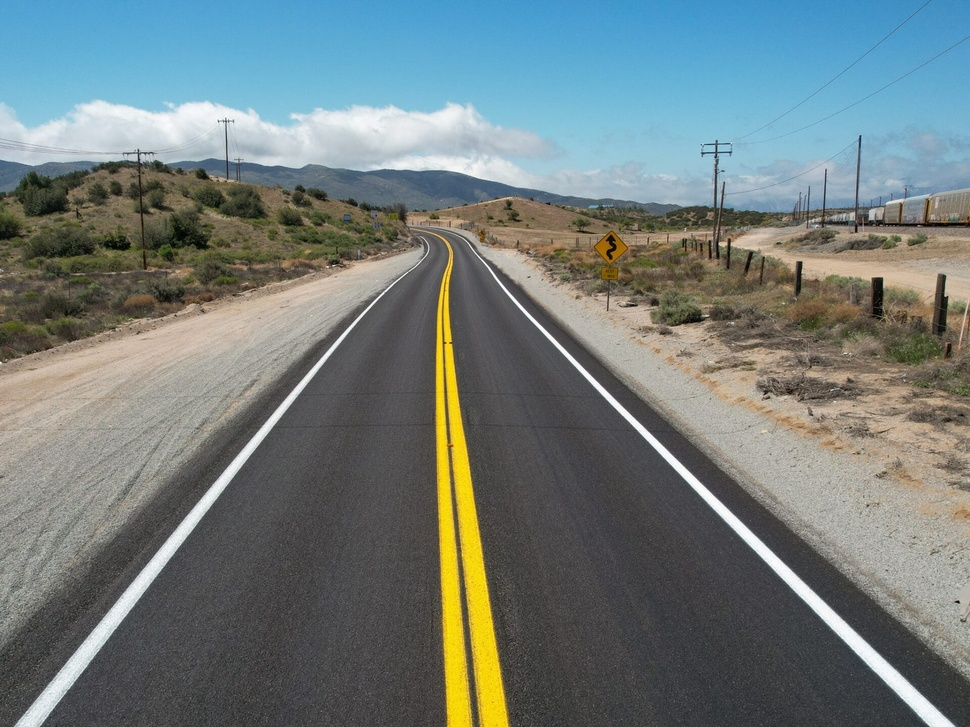
#> input picture 2LANE.JPEG, 970 x 727 px, shrunk from 1920 x 1440 before the run
$ python main.py
#> lines starting #> are read from the running program, lines starting #| are printed output that depends on the picture; after the words box and inside, x2 and y2 are one past the last pixel; in counts of white or black regions, pixels touching at a corner belong together
import numpy as np
import cv2
import matplotlib.pyplot as plt
lane = True
while lane:

    input_image = input('enter the exact image path\n   OR\n(type "off" to close program): ')
#> the answer given: 2LANE.JPEG

    image = cv2.imread(input_image)
#> image is the input picture: shape (727, 970, 3); mean B, G, R 123.4, 124.6, 113.5
    if image is None:
        print('no image')

        if input_image == "off":
            print('program turned off \n thanks ')
            lane = False
        else:
            print('invalid input')


    else:
        print('HI')

        image = cv2.cvtColor(image,cv2.COLOR_BGR2RGB)
        print(image)
#> (printed output is left out)
        plt.imshow(image)
        plt.title('IMAGE LOADED SUCCESSFULLY')
        plt.axis('off')
        plt.show()
        grey_img = cv2.cvtColor(image,cv2.COLOR_RGB2GRAY)
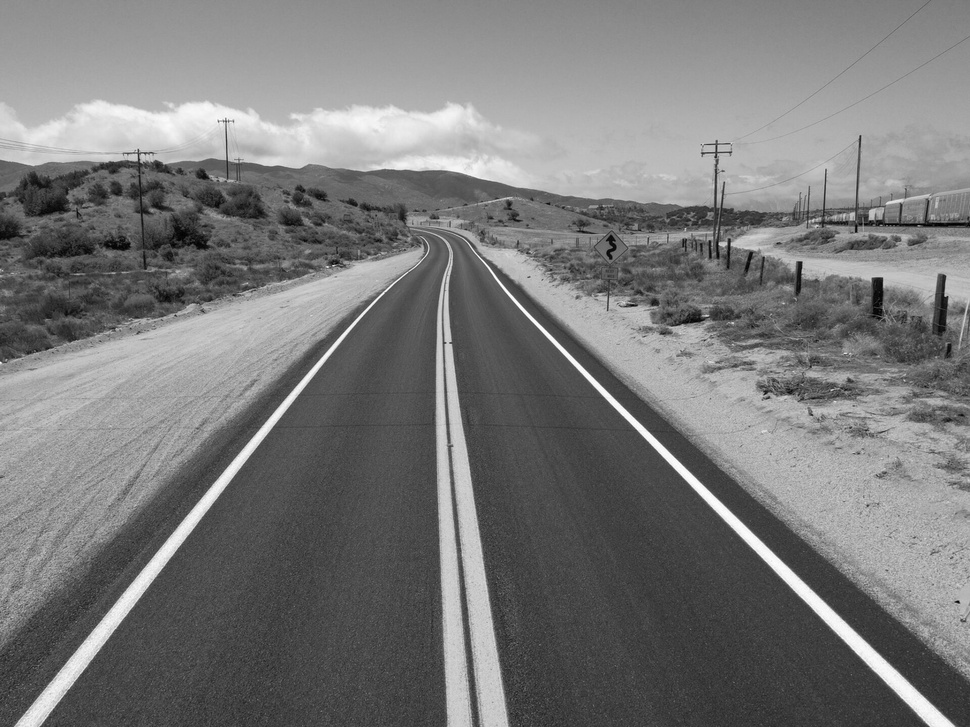
#> grey_img: shape (727, 970); min 0, max 255, mean 121.1
        plt.imshow(grey_img , cmap='gray')
        plt.title('GRAY SCALE img')
        plt.axis('off')
        plt.show()

        edges = cv2.Canny(grey_img, 160, 190)
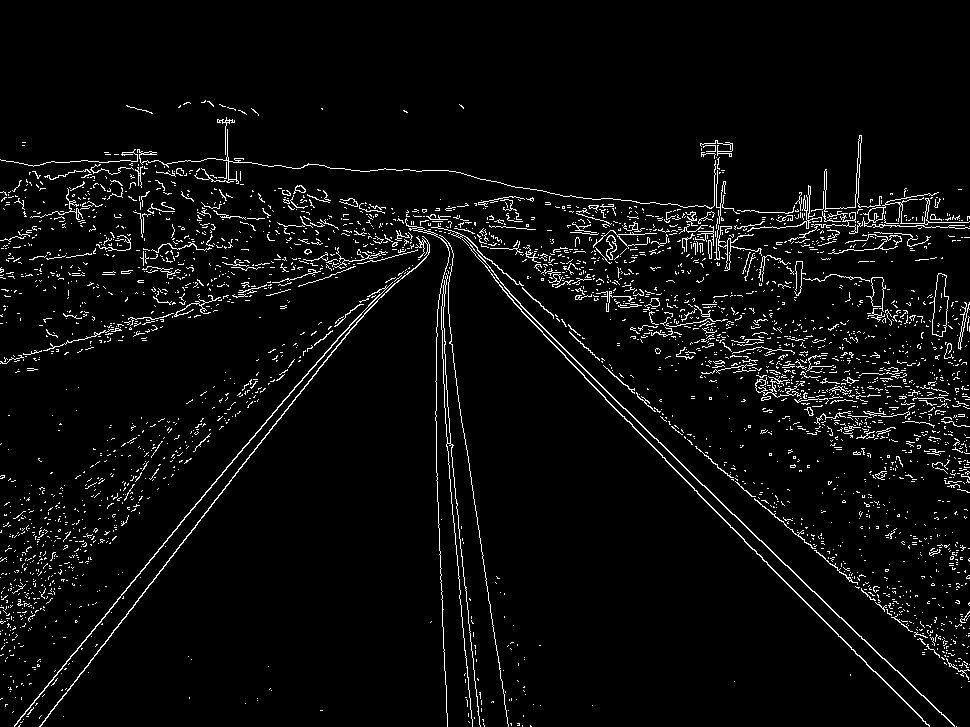
#> edges: shape (727, 970); 4.3% white in thin lines or dots, all inside (x1, y1, x2, y2) = (0, 100, 970, 727)
        plt.imshow(edges,cmap='gray' )
        plt.title('All Detected Edges')
        plt.axis('off')
        plt.show()

        def region_interest(image):
            height = image.shape[0]
#> height = 727
            weidth = image.shape[1]
#> weidth = 970

            traingle = np.array([[(0,height),
                                (weidth,height),
                                (int(weidth*0.7),int(height*0.6)),
                                (int(weidth*0.3),int(height*0.6))]], np.int32)
            mask = np.zeros_like(image)
            cv2.fillPoly(mask,traingle,255)
#> mask: shape (727, 970); 28% white; 1 white region, box (x1, y1, x2, y2) and area: (1, 436, 970, 727) 197589
            masked_image = cv2.bitwise_and(image,mask)
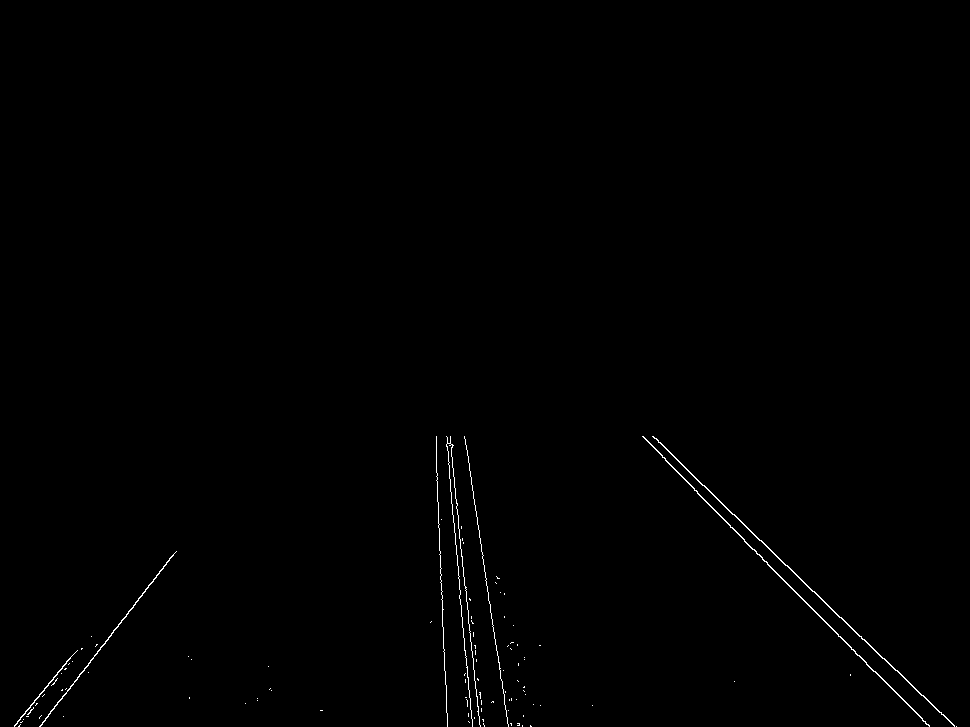
#> masked_image: shape (727, 970); 0.43% white in thin lines or dots, all inside (x1, y1, x2, y2) = (14, 436, 957, 727)
            return masked_image
        roi = region_interest(edges)
        plt.imshow(roi,cmap='gray' )
        plt.title('ROI SELECTED')
        plt.axis('off')
        plt.show()

        lines = cv2.HoughLinesP(roi,1,np.pi/180,70,minLineLength=100,maxLineGap=150)
#> lines = [[694, 490, 929, 725], [656, 438, 954, 726], [450, 441, 480, 726], [39, 726, 176, 551], [652, 436, 882, 658], [446, 436, 471, 718], [436, 436, 446, 712], [469, 470, 504, 697], [662, 457, 767, 562]]

        line_image = np.zeros_like(image)
        if lines is not None:
            for line in lines:
                x1,y1,x2,y2 = line[0]
                cv2.line(line_image,(x1,y1),(x2,y2),(0,255,0),5)
#> this loop made 9 passes

        final_image = cv2.addWeighted(image,0.8,line_image,1,1)
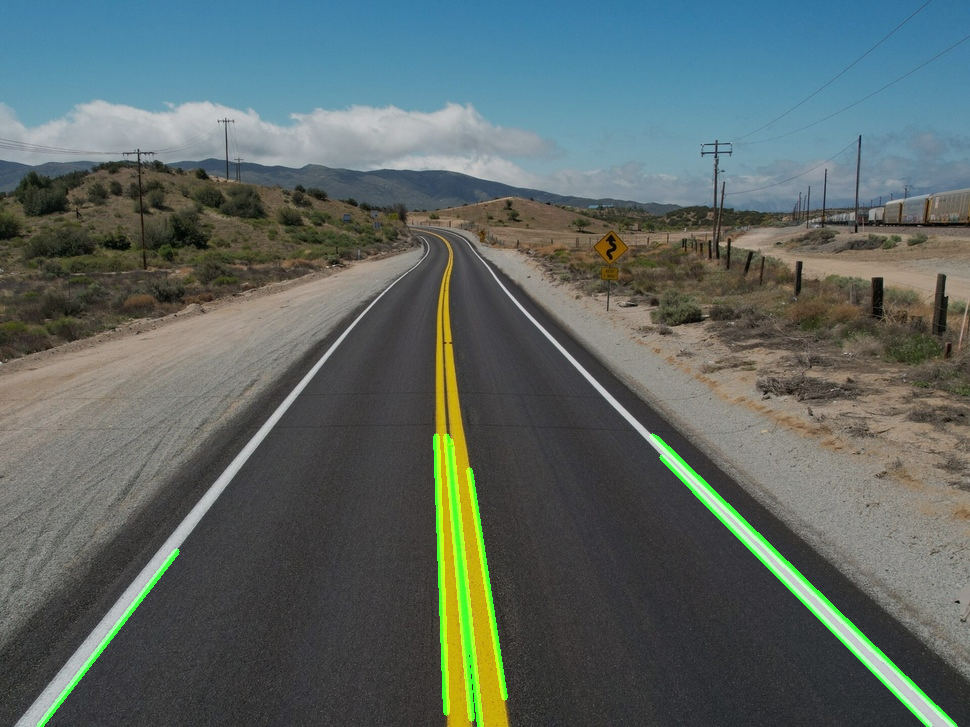
#> final_image: shape (727, 970, 3); mean R, G, B 91.8, 103.4, 99.7

        plt.imshow(final_image )
        plt.title('MULTIPLE LINE DETECTED')
        plt.axis('off')
        plt.show()

        def average_slope_intercept(image,lines):
            left_lines = []
            right_lines = []
            for line in lines:
                x1,y1,x2,y2 = line[0]

                if x2-x1 == 0:
                    continue
                slope = (y2-y1)/(x2-x1)
                intercept = y1- slope * x1
                if slope <0:
                    left_lines.append((slope,intercept))
                else:
                    right_lines.append((slope,intercept))
#> this loop made 9 passes
#> (x1, y1, x2, y2, slope, intercept) on passes 1 to 9: (694, 490, 929, 725, 1, -204), (656, 438, 954, 726, 0.966, -196), (450, 441, 480, 726, 9.5, -3834), (39, 726, 176, 551, -1.28, 775.8), (652, 436, 882, 658, 0.965, -193.3), (446, 436, 471, 718, 11.28, -4594.9), (436, 436, 446, 712, 27.6, -11597.6), (469, 470, 504, 697, 6.49, -2571.8), (662, 457, 767, 562, 1, -205)
#> after the loop, left_lines = [(-1.28, 775.8)]; right_lines = [(1, -204), (0.966, -196), (9.5, -3834), (0.965, -193.3), (11.28, -4594.9), (27.6, -11597.6), (6.49, -2571.8), (1, -205)]

            average_left_line = np.mean(left_lines,axis=0) if left_lines else None
#> average_left_line = [-1.28, 775.8]
            average_right_line = np.mean(right_lines,axis=0) if right_lines else None
#> average_right_line = [7.35, -2924.6]
            return average_left_line,average_right_line
        average_left_line,average_right_line = average_slope_intercept(image,lines)
#> average_left_line = [-1.28, 775.8]; average_right_line = [7.35, -2924.6]

        def make_cordinates(image,line_params):
            slope,intercept = line_params
#> slope = -1.28; intercept = 775.8

            y1 = image.shape[0]
#> y1 = 727
            y2 = int(y1 * 0.6)
#> y2 = 436

            x1 = int((y1-intercept)/slope)
#> x1 = 38
            x2 = int((y2-intercept)/slope)
#> x2 = 266

            return [x1,y1,x2,y2]

        line_img = np.zeros_like(image)
        if average_left_line is not None:
            x1,y1,x2,y2 =make_cordinates(image, average_left_line)
#> x1 = 38; y1 = 727; x2 = 266; y2 = 436
            cv2.line(line_img,(x1,y1),(x2,y2),(0,255,0),5)

        if average_right_line is not None:
            x1,y1,x2,y2 =make_cordinates(image, average_right_line)
#> x1 = 496; x2 = 457
            cv2.line(line_img,(x1,y1),(x2,y2),(0,255,0),9)
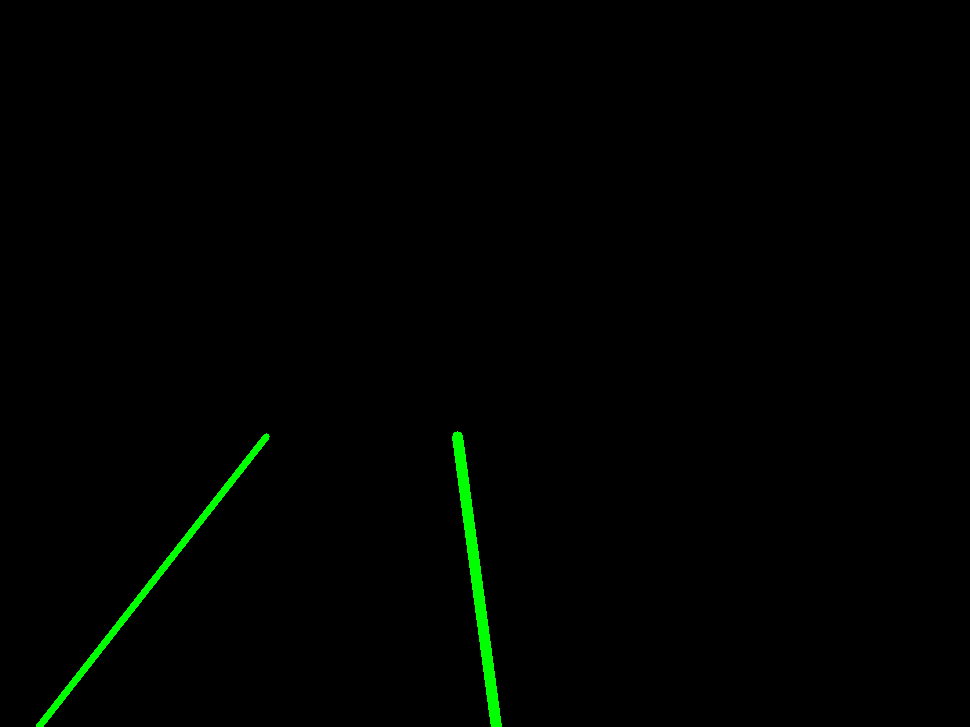
#> line_img: shape (727, 970, 3); mean of channels 0, 1, 2 0, 2.1, 0; drawn as B, G, R

        correct_line_img = cv2.addWeighted(image,0.8,line_img,1,1)
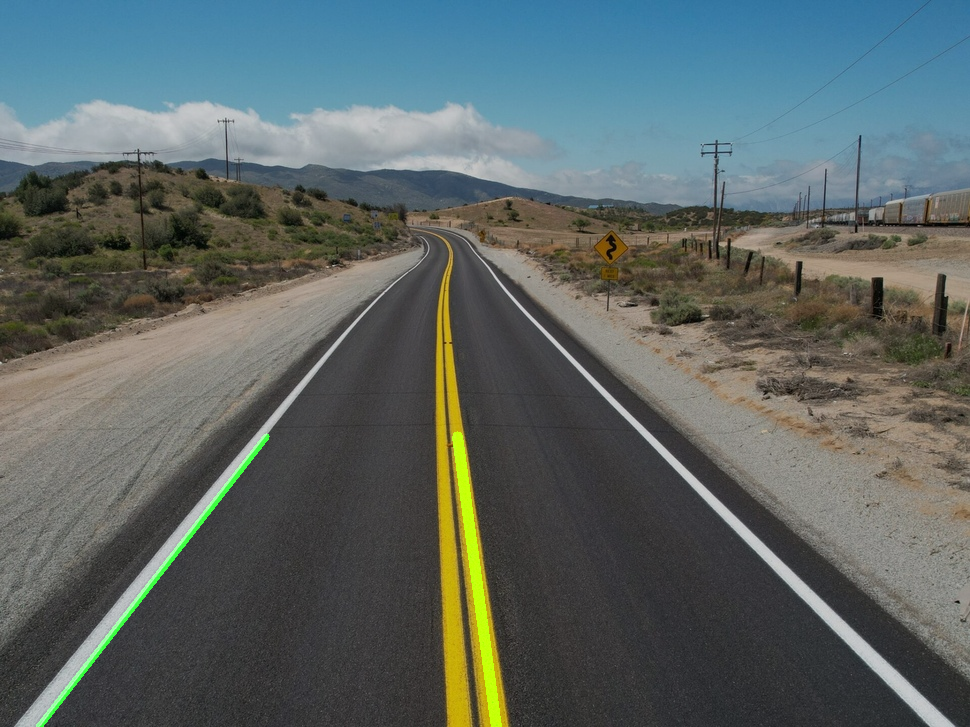
#> correct_line_img: shape (727, 970, 3); mean R, G, B 91.8, 101.6, 99.7
#> the answer given: LEFT.JPEG
#> the answer given: LEFT.JPEG
#> (the run stopped early here; a loop or call above may not have finished)

$ run again, on LEFT_LANE.JPEG
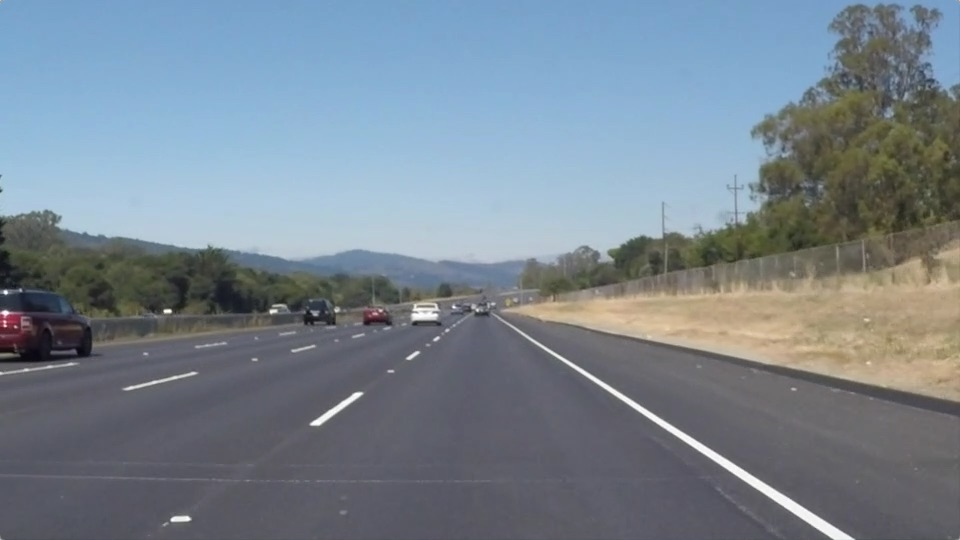
#> input picture LEFT_LANE.JPEG, 960 x 540 px
#> image is the input picture: shape (540, 960, 3); mean B, G, R 143.7, 132.6, 120.3
#> (printed output is left out)
#> `edges = cv2.Canny(grey_img, 160, 190)`:
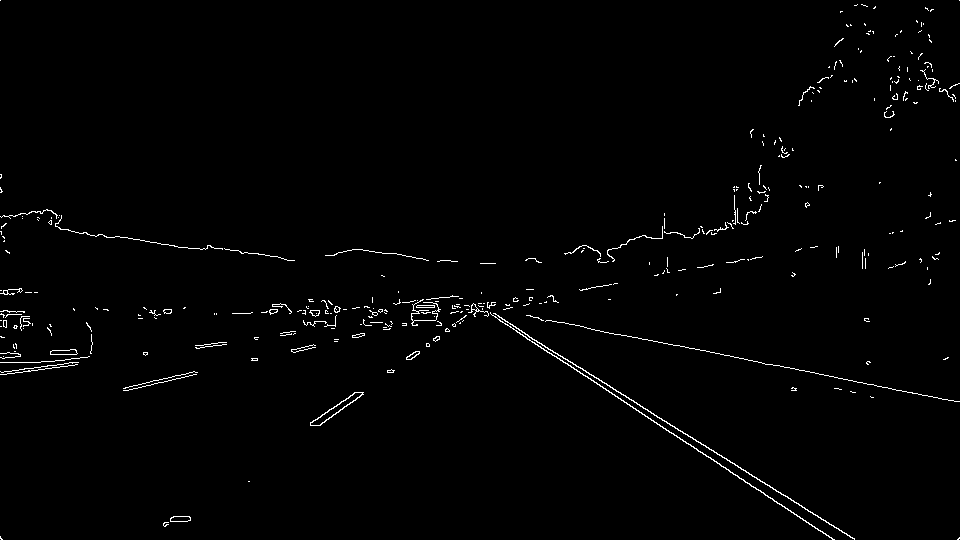
#> edges: shape (540, 960); 1.2% white in thin lines or dots
#> mask: shape (540, 960); 28% white; 1 white region, box (x1, y1, x2, y2) and area: (1, 324, 960, 540) 145224
#> masked_image: shape (540, 960); 0.35% white in thin lines or dots, all inside (x1, y1, x2, y2) = (1, 324, 959, 540)
#> lines = [[510, 324, 854, 539], [505, 324, 760, 490], [648, 418, 834, 539], [587, 328, 710, 352], [310, 423, 455, 325], [186, 521, 455, 326]]
#> the loop `for line in lines:` made 6 passes
#> the loop in average_slope_intercept, `for line in lines:` made 6 passes
#> (x1, y1, x2, y2, slope, intercept) on passes 1 to 6: (510, 324, 854, 539, 0.625, 5.25), (505, 324, 760, 490, 0.651, -4.75), (648, 418, 834, 539, 0.651, -3.55), (587, 328, 710, 352, 0.195, 213.5), (310, 423, 455, 325, -0.676, 632.5), (186, 521, 455, 326, -0.725, 655.8)
#> after the loop in average_slope_intercept, `for line in lines:`: left_lines = [(-0.676, 632.5), (-0.725, 655.8)]; right_lines = [(0.625, 5.25), (0.651, -4.75), (0.651, -3.55), (0.195, 213.5)]
#> in average_slope_intercept, `average_left_line = np.mean(left_lines,axis=0) if left_lines else None`: average_left_line = [-0.7, 644.2]
#> in average_slope_intercept, `average_right_line = np.mean(right_lines,axis=0) if right_lines else N..`: average_right_line = [0.53, 52.6]
#> `average_left_line,average_right_line = average_slope_intercept(image,l..`: average_left_line = [-0.7, 644.2]; average_right_line = [0.53, 52.6]
#> in make_cordinates, `slope,intercept = line_params`: slope = -0.7; intercept = 644.2
#> in make_cordinates, `x1 = int((y1-intercept)/slope)`: x1 = 148
#> in make_cordinates, `x2 = int((y2-intercept)/slope)`: x2 = 457
#> `x1,y1,x2,y2 =make_cordinates(image, average_left_line)`: x1 = 148; y1 = 540; x2 = 457; y2 = 324
#> `x1,y1,x2,y2 =make_cordinates(image, average_right_line)`: x1 = 918; x2 = 511
#> `correct_line_img = cv2.addWeighted(image,0.8,line_img,1,1)`:
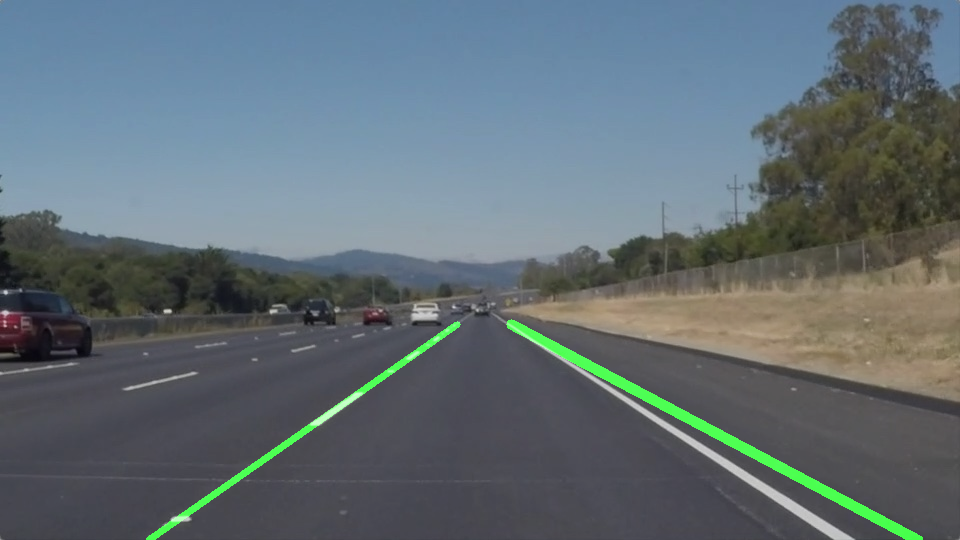
#> correct_line_img: shape (540, 960, 3); mean R, G, B 97.2, 109.5, 115.9
